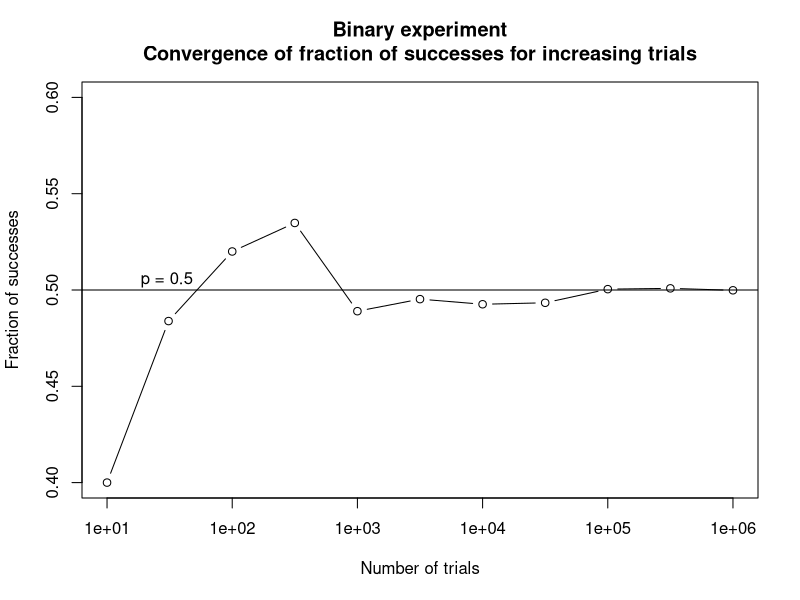

Here is the R script that generated this plot:
# Example of plot with scale type
# Binary experiment with probability of success p
# Show the convergence to p for increasing number of trials
set.seed(2442)
p=0.5
n_trial_range <- as.integer(10^(2:12*0.5))
success <- vector(mode="numeric")
for (n in n_trial_range){
  success[length(success)+1] = 
    sum(sample(x=c(T,F), size=n
                       , replace=T
                       , prob = c(p,1-p)
                       )
                ) / n
}
success
plot(n_trial_range,success, log = "x", type = "b"
     , xlab = "Number of trials"
     , ylab = "Fraction of successes"
     , ylim = c(0.4,0.6)
     , main= paste0("Binary experiment","\n"
     , "Convergence of fraction of successes for increasing trials"))
abline(a=p,b=0)
text(paste("p =",p),x=30,y=p*1.01)
